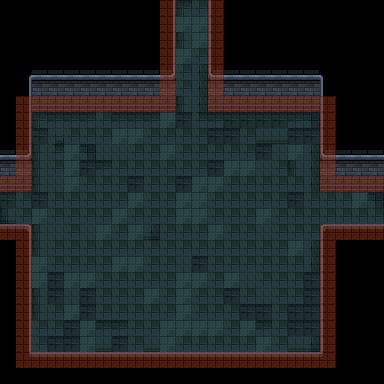

This game map was drawn from its Tiled (.tmx) file and the tilesets committed beside it. A one-line description and the full map source follow:
An orthogonal 24x24 tile map with 16x16 px tiles, 3 tile layers (floor, details, collision) and 11 objects (4x EnemySpawnPoint, 3x EnemySpawnTrigger, 3x Gate, CombatArea).

<map version="1.10" tiledversion="1.10.2" orientation="orthogonal" renderorder="right-down" width="24" height="24" tilewidth="16" tileheight="16" infinite="0" nextlayerid="8" nextobjectid="31">
 <tileset firstgid="1" source="../../Tilesets/dungeon_prison_tileset.tsx" />
 <layer id="3" name="floor" width="24" height="24">
  <data encoding="csv">
0,0,0,0,0,0,0,0,0,0,0,5,81,0,0,0,0,0,0,0,0,0,0,0,
0,0,0,0,0,0,0,0,0,0,0,82,82,0,0,0,0,0,0,0,0,0,0,0,
0,0,0,0,0,0,0,0,0,0,0,30,82,0,0,0,0,0,0,0,0,0,0,0,
0,0,0,0,0,0,0,0,0,0,0,82,81,0,0,0,0,0,0,0,0,0,0,0,
0,0,0,0,0,0,0,0,0,0,0,81,32,0,0,0,0,0,0,0,0,0,0,0,
0,0,0,0,0,0,0,0,0,0,82,81,32,0,0,0,0,0,0,0,0,0,0,0,
0,0,0,0,80,0,0,0,0,0,82,30,32,80,80,80,0,0,0,0,0,0,0,0,
0,0,5,6,6,6,81,6,6,6,82,80,58,6,80,80,80,80,6,7,0,0,0,0,
0,0,80,8,81,81,81,82,82,81,81,81,81,80,80,81,56,56,80,80,0,0,0,0,
0,0,30,58,82,7,31,31,81,81,82,81,81,81,81,81,80,31,82,32,0,0,0,0,
5,0,30,81,82,80,6,81,81,81,81,81,81,80,82,82,31,81,30,32,0,0,0,7,
5,0,30,31,82,81,81,81,80,81,81,80,82,82,81,81,81,81,81,32,0,0,0,57,
80,81,80,81,81,81,81,81,82,81,81,82,82,81,81,81,81,81,80,81,81,81,82,7,
55,81,82,81,81,81,81,82,81,81,81,82,82,81,81,81,82,81,81,81,81,81,81,81,
0,0,30,31,81,31,82,81,82,57,81,81,81,82,81,81,31,81,81,81,81,81,0,0,
0,0,30,81,81,81,81,81,81,81,81,81,81,81,81,81,81,81,82,32,0,0,0,0,
0,0,82,81,81,81,81,82,82,81,81,31,80,81,81,81,81,81,81,32,0,0,0,0,
0,0,82,80,82,82,81,81,81,81,81,82,82,81,82,31,81,81,81,80,0,0,0,0,
0,0,30,80,31,80,81,81,81,82,81,82,81,81,80,81,31,81,81,80,0,0,0,0,
0,0,30,81,82,80,81,81,81,81,81,82,81,81,81,80,80,81,80,80,0,0,0,0,
0,0,81,81,80,82,6,6,81,81,82,82,82,82,81,82,6,81,80,80,0,0,0,0,
0,0,81,80,80,82,56,80,81,56,82,81,81,81,81,81,82,81,56,57,0,0,0,0,
0,0,0,0,0,0,0,0,0,0,0,0,0,0,0,0,0,0,0,0,0,0,0,0,
0,0,0,0,0,0,0,0,0,0,0,0,0,0,0,0,0,0,0,0,0,0,0,0
</data>
 </layer>
 <layer id="2" name="details" width="24" height="24">
  <data encoding="csv">
0,0,0,0,0,0,0,0,0,0,129,0,0,130,0,0,0,0,0,0,0,0,0,0,
0,0,0,0,0,0,0,0,0,0,129,0,0,130,0,0,0,0,0,0,0,0,0,0,
0,0,0,0,0,0,0,0,0,0,129,0,0,130,0,0,0,0,0,0,0,0,0,0,
0,0,0,0,0,0,0,0,0,0,129,0,0,130,0,0,0,0,0,0,0,0,0,0,
0,104,2,2,2,2,2,2,2,2,103,0,0,101,2,2,2,2,2,2,105,0,0,0,
0,129,27,27,27,27,27,27,27,27,27,0,0,27,27,27,27,27,27,27,130,0,0,0,
0,129,52,52,52,52,52,52,52,52,52,0,0,52,52,52,52,52,52,52,130,0,0,0,
0,129,0,0,0,0,0,0,0,0,0,0,0,0,0,0,0,0,0,0,130,0,0,0,
0,129,0,0,0,0,0,0,0,0,0,0,0,0,0,0,0,0,0,0,130,0,0,0,
2,103,0,0,0,0,0,0,0,0,0,0,0,0,0,0,0,0,0,0,101,2,2,2,
27,27,0,0,0,0,0,0,0,0,0,0,0,0,0,0,0,0,0,0,27,27,27,27,
52,52,0,0,0,0,0,0,0,0,0,0,0,0,0,0,0,0,0,0,52,52,52,52,
0,0,0,0,0,0,0,0,0,0,0,0,0,0,0,0,0,0,0,0,0,0,0,0,
0,0,0,0,0,0,0,0,0,0,0,0,0,0,0,0,0,0,0,0,0,0,0,0,
77,78,0,0,0,0,0,0,0,0,0,0,0,0,0,0,0,0,0,0,76,77,77,77,
0,129,0,0,0,0,0,0,0,0,0,0,0,0,0,0,0,0,0,0,130,0,0,0,
0,129,0,0,0,0,0,0,0,0,0,0,0,0,0,0,0,0,0,0,130,0,0,0,
0,129,0,0,0,0,0,0,0,0,0,0,0,0,0,0,0,0,0,0,130,0,0,0,
0,129,0,0,0,0,0,0,0,0,0,0,0,0,0,0,0,0,0,0,130,0,0,0,
0,129,0,0,0,0,0,0,0,0,0,0,0,0,0,0,0,0,0,0,130,0,0,0,
0,129,0,0,0,0,0,0,0,0,0,0,0,0,0,0,0,0,0,0,130,0,0,0,
0,129,0,0,0,0,0,0,0,0,0,0,0,0,0,0,0,0,0,0,130,0,0,0,
0,154,77,77,77,77,77,77,77,77,77,77,77,77,77,77,77,77,77,77,155,0,0,0,
0,0,0,0,0,0,0,0,0,0,0,0,0,0,0,0,0,0,0,0,0,0,0,0
</data>
 </layer>
 <layer id="1" name="collision" width="24" height="24" opacity="0.5">
  <data encoding="csv">
0,0,0,0,0,0,0,0,0,0,502,0,0,502,0,0,0,0,0,0,0,0,0,0,
0,0,0,0,0,0,0,0,0,0,502,0,0,502,0,0,0,0,0,0,0,0,0,0,
0,0,0,0,0,0,0,0,0,0,502,0,0,502,0,0,0,0,0,0,0,0,0,0,
0,0,0,0,0,0,0,0,0,0,502,0,0,502,0,0,0,0,0,0,0,0,0,0,
0,0,0,0,0,0,0,0,0,0,502,0,0,502,0,0,0,0,0,0,0,0,0,0,
0,0,0,0,0,0,0,0,0,0,502,0,0,502,0,0,0,0,0,0,0,0,0,0,
0,502,502,502,502,502,502,502,502,502,502,0,0,502,502,502,502,502,502,502,502,0,0,0,
0,502,0,0,0,0,0,0,0,0,0,0,0,0,0,0,0,0,0,0,502,0,0,0,
0,502,0,0,0,0,0,0,0,0,0,0,0,0,0,0,0,0,0,0,502,0,0,0,
0,502,0,0,0,0,0,0,0,0,0,0,0,0,0,0,0,0,0,0,502,0,0,0,
0,502,0,0,0,0,0,0,0,0,0,0,0,0,0,0,0,0,0,0,502,0,0,0,
502,502,0,0,0,0,0,0,0,0,0,0,0,0,0,0,0,0,0,0,502,502,502,502,
0,0,0,0,0,0,0,0,0,0,0,0,0,0,0,0,0,0,0,0,0,0,0,0,
0,0,0,0,0,0,0,0,0,0,0,0,0,0,0,0,0,0,0,0,0,0,0,0,
502,502,0,0,0,0,0,0,0,0,0,0,0,0,0,0,0,0,0,0,502,502,502,502,
0,502,0,0,0,0,0,0,0,0,0,0,0,0,0,0,0,0,0,0,502,0,0,0,
0,502,0,0,0,0,0,0,0,0,0,0,0,0,0,0,0,0,0,0,502,0,0,0,
0,502,0,0,0,0,0,0,0,0,0,0,0,0,0,0,0,0,0,0,502,0,0,0,
0,502,0,0,0,0,0,0,0,0,0,0,0,0,0,0,0,0,0,0,502,0,0,0,
0,502,0,0,0,0,0,0,0,0,0,0,0,0,0,0,0,0,0,0,502,0,0,0,
0,502,0,0,0,0,0,0,0,0,0,0,0,0,0,0,0,0,0,0,502,0,0,0,
0,502,0,0,0,0,0,0,0,0,0,0,0,0,0,0,0,0,0,0,502,0,0,0,
0,502,502,502,502,502,502,502,502,502,502,502,502,502,502,502,502,502,502,502,502,0,0,0,
0,0,0,0,0,0,0,0,0,0,0,0,0,0,0,0,0,0,0,0,0,0,0,0
</data>
 </layer>
 <objectgroup id="7" name="entities">
  <object id="14" type="EnemySpawnTrigger" x="304" y="192" width="16" height="32">
   <properties>
    <property name="TriggerType" propertytype="triggerType" value="EnemySpawn" />
   </properties>
  </object>
  <object id="15" type="EnemySpawnTrigger" x="32" y="192" width="16" height="32">
   <properties>
    <property name="TriggerType" propertytype="triggerType" value="EnemySpawn" />
   </properties>
  </object>
  <object id="16" type="EnemySpawnTrigger" x="176" y="112" width="32" height="16">
   <properties>
    <property name="TriggerType" propertytype="triggerType" value="EnemySpawn" />
   </properties>
  </object>
  <object id="17" type="EnemySpawnPoint" x="96" y="176">
   <point />
  </object>
  <object id="18" type="EnemySpawnPoint" x="96" y="304">
   <point />
  </object>
  <object id="19" type="EnemySpawnPoint" x="240" y="304">
   <point />
  </object>
  <object id="20" type="EnemySpawnPoint" x="256" y="176">
   <point />
  </object>
  <object id="27" type="Gate" x="16" y="160" width="16" height="64">
   <properties>
    <property name="Flip" value="false" />
    <property name="Orientation" value="horizontal" />
   </properties>
  </object>
  <object id="28" type="Gate" x="320" y="160" width="16" height="64">
   <properties>
    <property name="Flip" value="true" />
    <property name="Orientation" value="horizontal" />
   </properties>
  </object>
  <object id="29" type="Gate" x="176" y="64" width="32" height="48">
   <properties>
    <property name="Orientation" value="vertical" />
   </properties>
  </object>
  <object id="30" type="CombatArea" x="32" y="112">
   <polygon points="0,0 288,0 288,240 0,240" />
  </object>
 </objectgroup>
</map>
